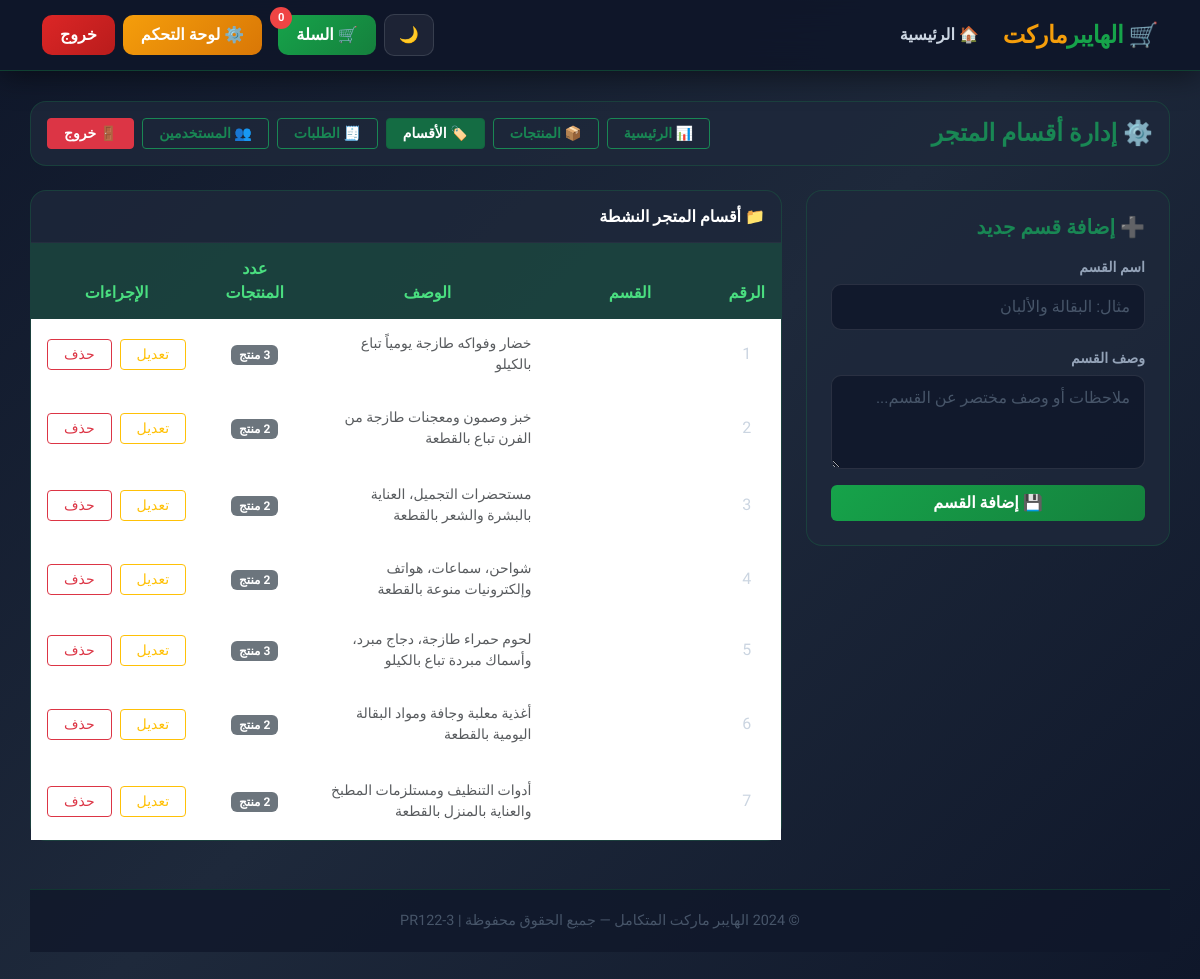
/admin_categories.php (signed in), run on an earlier commit of the app's database.
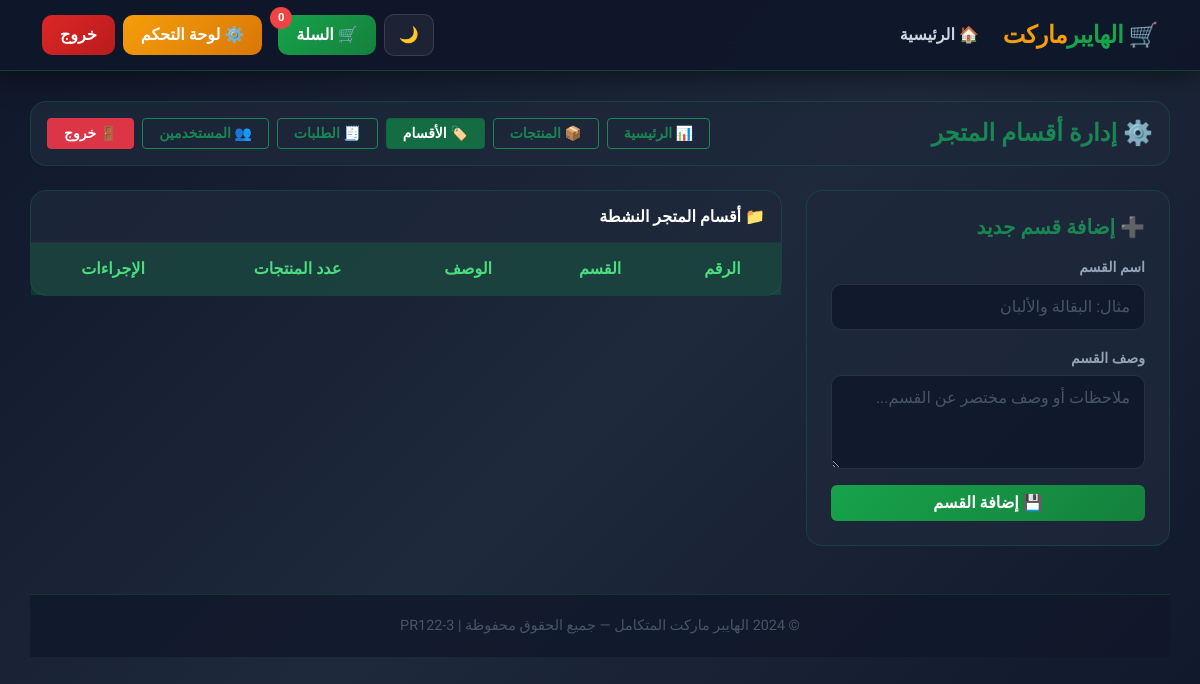
And on a later commit of the database.
### tables this page shows
CREATE TABLE IF NOT EXISTS `categories` (
  `id` INT AUTO_INCREMENT PRIMARY KEY,
  `name` VARCHAR(255) NOT NULL,
  `description` TEXT
);

### admin_categories.php (the view, shortened to what this page needs)
<?php
include 'config.php';
$edit_cat = null;
$categories_stmt = $pdo->query("
    SELECT c.*, COUNT(p.id) AS products_count
    FROM categories c
    LEFT JOIN products p ON c.id = p.category_id
    GROUP BY c.id
    ORDER BY c.id ASC
");
$categories = $categories_stmt->fetchAll();
include 'header.php';
?>
<div class="row mb-4 fade-in-up">
    <div class="col-12">
        <div class="glass-card p-3 d-flex flex-wrap align-items-center justify-content-between gap-3">
            <h4 class="fw-bold text-success m-0">⚙️ إدارة أقسام المتجر</h4>
            <div class="d-flex flex-wrap gap-2">
                <a href="admin_dashboard.php" class="btn btn-outline-success fw-bold btn-sm px-3">📊 الرئيسية</a>
                <a href="admin_products.php" class="btn btn-outline-success fw-bold btn-sm px-3">📦 المنتجات</a>
                <a href="admin_categories.php" class="btn btn-success fw-bold btn-sm active px-3">🏷️ الأقسام</a>
                <a href="admin_orders.php" class="btn btn-outline-success fw-bold btn-sm px-3">🧾 الطلبات</a>
                <a href="admin_users.php" class="btn btn-outline-success fw-bold btn-sm px-3">👥 المستخدمين</a>
                <a href="logout.php" class="btn btn-danger fw-bold btn-sm px-3">🚪 خروج</a>
            </div>
        </div>
    </div>
</div>
<div class="row g-4">
    <div class="col-md-4 fade-in-up delay-1">
        <div class="glass-card p-4">
            <?php if ($edit_cat): ?>
                <h5 class="fw-bold text-warning mb-3">✏️ تعديل القسم: <?php echo htmlspecialchars($edit_cat['name']); ?></h5>
                <form method="POST" action="admin_categories.php">
                    <input type="hidden" name="cat_id" value="<?php echo $edit_cat['id']; ?>">
                    <div class="mb-3">
                        <label class="form-label">اسم القسم</label>
                        <input type="text" name="name" class="form-control" required value="<?php echo htmlspecialchars($edit_cat['name']); ?>">
                    </div>
                    <div class="mb-3">
                        <label class="form-label">وصف القسم</label>
                        <textarea name="description" class="form-control" rows="3"><?php echo htmlspecialchars($edit_cat['description']); ?></textarea>
                    </div>
                    <div class="d-flex gap-2">
                        <button type="submit" name="edit_category" class="btn btn-warning fw-bold flex-fill text-dark">💾 حفظ التعديلات</button>
                        <a href="admin_categories.php" class="btn btn-secondary fw-bold">إلغاء</a>
                    </div>
                </form>
            <?php else: ?>
                <h5 class="fw-bold text-success mb-3">➕ إضافة قسم جديد</h5>
                <form method="POST" action="admin_categories.php">
                    <div class="mb-3">
                        <label class="form-label">اسم القسم</label>
                        <input type="text" name="name" class="form-control" required placeholder="مثال: البقالة والألبان">
                    </div>
                    <div class="mb-3">
                        <label class="form-label">وصف القسم</label>
                        <textarea name="description" class="form-control" rows="3" placeholder="ملاحظات أو وصف مختصر عن القسم..."></textarea>
                    </div>
                    <button type="submit" name="add_category" class="btn btn-success fw-bold w-100" style="background: linear-gradient(135deg, #16a34a, #15803d); border: none;">
                        💾 إضافة القسم
                    </button>
                </form>
            <?php endif; ?>
        </div>
    </div>
    <div class="col-md-8 fade-in-up delay-1">
        <div class="glass-card">
            <div class="p-3 border-bottom border-secondary border-opacity-10">
                <h6 class="fw-bold text-white m-0">📁 أقسام المتجر النشطة</h6>
            </div>
            <div class="table-responsive">
                <table class="table modern-table text-center align-middle mb-0">
                    <thead>
                        <tr>
                            <th>الرقم</th>
                            <th>القسم</th>
                            <th>الوصف</th>
                            <th>عدد المنتجات</th>
                            <th>الإجراءات</th>
                        </tr>
                    </thead>
                    <tbody>
                        <?php foreach ($categories as $cat): ?>
                            <tr>
                                <td><?php echo $cat['id']; ?></td>
                                <td class="fw-bold text-white text-start"><?php echo htmlspecialchars($cat['name']); ?></td>
                                <td class="text-muted text-start small"><?php echo htmlspecialchars($cat['description']); ?></td>
                                <td>
                                    <span class="badge bg-secondary"><?php echo $cat['products_count']; ?> منتج</span>
                                </td>
                                <td>
                                    <div class="d-flex justify-content-center gap-2">
                                        <a href="admin_categories.php?action=edit&id=<?php echo $cat['id']; ?>" class="btn btn-sm btn-outline-warning py-1 px-3">تعديل</a>
                                        <a href="admin_categories.php?action=delete&id=<?php echo $cat['id']; ?>"
                                           class="btn btn-sm btn-outline-danger py-1 px-3"
                                           onclick="return confirm('هل أنت متأكد من رغبتك في حذف هذا القسم نهائياً؟')">حذف</a>
                                    </div>
                                </td>
                            </tr>
                        <?php endforeach; ?>
                    </tbody>
                </table>
            </div>
        </div>
    </div>
</div>
<footer class="main-footer mt-5">
    <p class="mb-0">© 2024 الهايبر ماركت المتكامل — جميع الحقوق محفوظة | PR122-3</p>
</footer>
</div>
</body>
</html>

### header.php (shortened to what this page needs)
<!DOCTYPE html>
<html lang="ar" dir="rtl">
<head>
    <link rel="stylesheet" href="https://cdn.jsdelivr.net/npm/bootstrap@5.3.0/dist/css/bootstrap.rtl.min.css">
    <link rel="stylesheet" href="https://unpkg.com/leaflet@1.9.4/dist/leaflet.css"/>
</head>
<body>
<nav class="navbar navbar-expand-lg">
  <div class="container">
    <a class="navbar-brand" href="index.php">
      🛒 الهايبر<span>ماركت</span>
    </a>
    <div class="collapse navbar-collapse" id="navbarNav">
      <ul class="navbar-nav me-auto mb-2 mb-lg-0">
        <li class="nav-item">
            <a class="nav-link" href="index.php">🏠 الرئيسية</a>
        </li>
      </ul>
      <div class="d-flex align-items-center gap-2">
        <button class="dark-mode-btn" id="darkModeToggle" onclick="toggleDarkMode()" title="تبديل الوضع">
            <span id="darkModeIcon">🌙</span>
        </button>
        <a href="cart.php" class="btn-cart btn position-relative me-2">
          🛒 السلة
          <span class="cart-badge">
            <?php echo isset($_SESSION['cart']) ? array_sum($_SESSION['cart']) : 0; ?>
          </span>
        </a>
        <?php if(isset($_SESSION['admin_logged_in'])): ?>
            <a href="admin_dashboard.php" class="btn-admin btn">⚙️ لوحة التحكم</a>
            <a href="logout.php" class="btn-logout btn">خروج</a>
        <?php else: ?>
            <a href="login.php" class="btn-login-outline btn">🔐 دخول</a>
            <a href="register.php" class="btn btn-success fw-bold" style="background: linear-gradient(135deg, #16a34a, #15803d); border: none; border-radius:10px; padding: 8px 18px;">📝 تسجيل حساب</a>
        <?php endif; ?>
      </div>
    </div>
  </div>
</nav>
<div class="container main-container">

### header.php (style rules this page uses)
:root { --primary: #16a34a; --primary-dark: #15803d; --primary-light: #bbf7d0; --accent: #f59e0b; --dark: #0f172a; --dark-card: #1e293b; --text-muted: #94a3b8; }
* { font-family: 'Cairo', sans-serif; }
body { background: linear-gradient(135deg, #0f172a 0%, #1e293b 50%, #0f172a 100%); min-height: 100vh; color: #e2e8f0; }
.navbar { background: rgba(15, 23, 42, 0.95) !important; backdrop-filter: blur(20px); border-bottom: 1px solid rgba(22, 163, 74, 0.3); padding: 12px 0; position: sticky; top: 0; z-index: 1000; box-shadow: 0 4px 30px rgba(0,0,0,0.5); }
.navbar-brand { font-size: 1.5rem; font-weight: 900; color: #16a34a !important; letter-spacing: -0.5px; }
.navbar-brand span { color: #f59e0b; }
.nav-link { color: #cbd5e1 !important; font-weight: 600; transition: color 0.3s; position: relative; }
.nav-link::after { content: ''; position: absolute; bottom: -2px; right: 0; width: 0; height: 2px; background: var(--primary); transition: width 0.3s; }
.btn-cart { background: linear-gradient(135deg, #16a34a, #15803d); color: white; border: none; border-radius: 10px; padding: 8px 18px; font-weight: 700; transition: all 0.3s; position: relative; }
.btn-admin { background: linear-gradient(135deg, #f59e0b, #d97706); color: white; border: none; border-radius: 10px; padding: 8px 18px; font-weight: 700; transition: all 0.3s; }
.btn-logout { background: linear-gradient(135deg, #dc2626, #b91c1c); color: white; border: none; border-radius: 10px; padding: 8px 18px; font-weight: 700; transition: all 0.3s; }
.cart-badge { position: absolute; top: -8px; left: -8px; background: #ef4444; color: white; border-radius: 50%; width: 22px; height: 22px; font-size: 0.7rem; display: flex; align-items: center; justify-content: center; font-weight: 700; }
.main-container { padding: 30px 0; }
.glass-card { background: rgba(30, 41, 59, 0.8); border: 1px solid rgba(22, 163, 74, 0.2); border-radius: 16px; backdrop-filter: blur(10px); transition: all 0.3s ease; }
.modern-table { background: transparent; color: #e2e8f0; }
.modern-table thead th { background: rgba(22, 163, 74, 0.2); color: #4ade80; border: none; font-weight: 700; padding: 14px 16px; }
.form-control, .form-select { background: rgba(15, 23, 42, 0.8) !important; border: 1px solid rgba(255,255,255,0.1) !important; color: #e2e8f0 !important; border-radius: 10px !important; padding: 10px 14px !important; transition: all 0.3s; }
.form-control::placeholder { color: #475569 !important; }
.form-label { color: #94a3b8; font-weight: 600; font-size: 0.88rem; margin-bottom: 6px; }
.main-footer { background: rgba(15, 23, 42, 0.8); border-top: 1px solid rgba(22, 163, 74, 0.2); padding: 20px 0; margin-top: 50px; text-align: center; color: #475569; font-size: 0.9rem; }
.fade-in-up { animation: fadeInUp 0.5s ease forwards; }
.delay-1 { animation-delay: 0.1s; }
.dark-mode-btn { background: rgba(255,255,255,0.06); border: 1px solid rgba(255,255,255,0.12); color: #cbd5e1; border-radius: 10px; padding: 8px 14px; font-weight: 700; transition: all 0.3s; cursor: pointer; font-size: 1rem; }
.modern-table tbody tr { border-bottom: 1px solid rgba(255,255,255,0.05); transition: background 0.2s; }
.modern-table td { border: none; padding: 14px 16px; vertical-align: middle; color: #cbd5e1; }

What changed in the data, as far as the page shows it:
removed categories: id "1", description "خضار وفواكه طازجة يومياً تباع بالكيلو"
removed categories: id "2", description "خبز وصمون ومعجنات طازجة من الفرن تباع بالقطعة"
removed categories: id "3", description "مستحضرات التجميل، العناية بالبشرة والشعر بالقطعة"
removed categories: id "4", description "شواحن، سماعات، هواتف وإلكترونيات منوعة بالقطعة"
removed categories: id "5", description "لحوم حمراء طازجة، دجاج مبرد، وأسماك مبردة تباع بالكيلو"
removed categories: id "6", description "أغذية معلبة وجافة ومواد البقالة اليومية بالقطعة"
removed categories: id "7", description "أدوات التنظيف ومستلزمات المطبخ والعناية بالمنزل بالقطعة"
